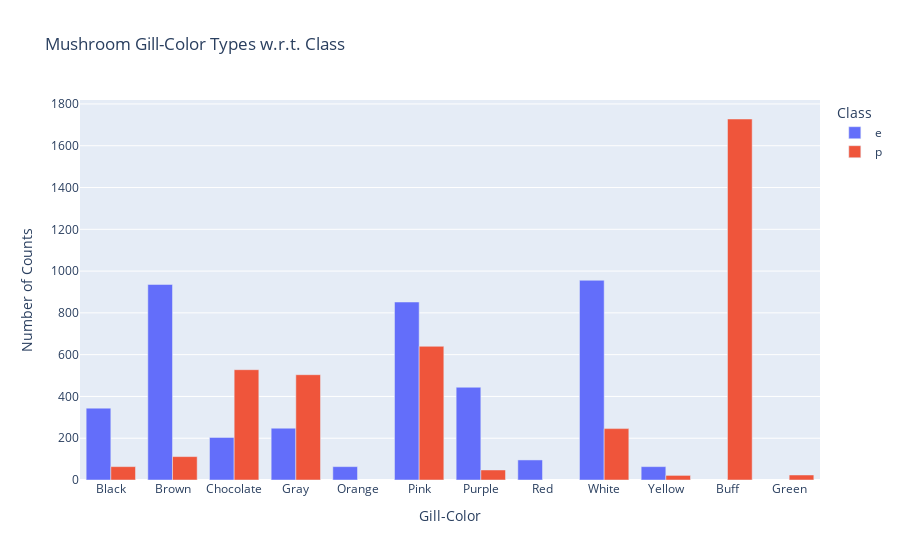

Notebook cell for this chart:
### Code cell
# using plotly
import plotly.express as px

# Map 'gill-color' values to meaningful labels
gill_color_labels = {'k': 'Black', 'n': 'Brown', 'g': 'Gray', 'p': 'Pink', 'w': 'White', 
                     'h': 'Chocolate', 'u': 'Purple', 'e': 'Red', 'b': 'Buff', 'r': 'Green', 
                     'y': 'Yellow', 'o': 'Orange'}

# Replace 'gill-color' values with their corresponding labels
mushroom['gill-color'] = mushroom['gill-color'].map(gill_color_labels)

# Group by 'gill-color' and 'class' and count the occurrences
mushroom_visualization = mushroom.groupby(['gill-color', 'class']).size().reset_index(name='count')

# Plot the count of gill-color types with respect to class using Plotly
fig = px.bar(mushroom_visualization, x='gill-color', y='count', color='class', barmode='group',
             labels={'count': 'Number of Counts', 'gill-color': 'Gill-Color', 'class': 'Class'},
             title='Mushroom Gill-Color Types w.r.t. Class')

# Show the plot
fig.show()

### Figure 1 — Plotly figure (JSON) as saved in the notebook; plotly's stock layout.template omitted (floating-point values rounded to 4 significant figures)
{"data": [{"alignmentgroup": "True", "hovertemplate": "Class=e<br>Gill-Color=%{x}<br>Number of Counts=%{y}<extra></extra>", "legendgroup": "e", "marker": {"color": "#636efa", "pattern": {"shape": ""}}, "name": "e", "offsetgroup": "e", "orientation": "v", "showlegend": true, "textposition": "auto", "type": "bar", "x": ["Black", "Brown", "Chocolate", "Gray", "Orange", "Pink", "Purple", "Red", "White", "Yellow"], "xaxis": "x", "y": [344, 936, 204, 248, 64, 852, 444, 96, 956, 64], "yaxis": "y"}, {"alignmentgroup": "True", "hovertemplate": "Class=p<br>Gill-Color=%{x}<br>Number of Counts=%{y}<extra></extra>", "legendgroup": "p", "marker": {"color": "#EF553B", "pattern": {"shape": ""}}, "name": "p", "offsetgroup": "p", "orientation": "v", "showlegend": true, "textposition": "auto", "type": "bar", "x": ["Black", "Brown", "Buff", "Chocolate", "Gray", "Green", "Pink", "Purple", "White", "Yellow"], "xaxis": "x", "y": [64, 112, 1728, 528, 504, 24, 640, 48, 246, 22], "yaxis": "y"}], "layout": {"barmode": "group", "legend": {"title": {"text": "Class"}, "tracegroupgap": 0}, "title": {"text": "Mushroom Gill-Color Types w.r.t. Class"}, "xaxis": {"anchor": "y", "domain": [0, 1], "title": {"text": "Gill-Color"}}, "yaxis": {"anchor": "x", "domain": [0, 1], "title": {"text": "Number of Counts"}}}}
